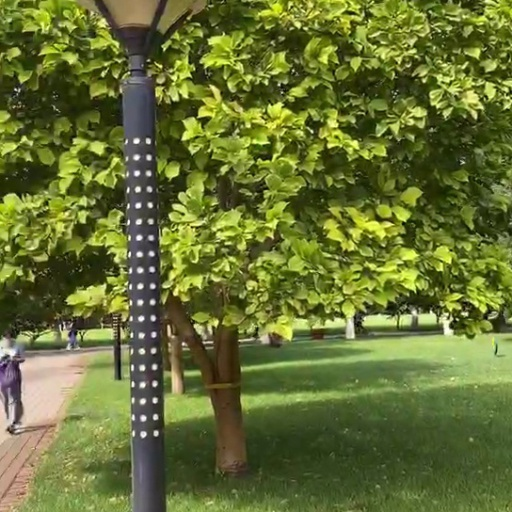
#> input picture images/p1/1.jpg, 512 x 512 px
$ jupyter execute dog.ipynb
#> lines starting #> are read from the running program, lines starting #| are printed output that depends on the picture; after the words box and inside, x2 and y2 are one past the last pixel; in counts of white or black regions, pixels touching at a corner belong together
图像特征提取之DoG算子
（1）读取原始图像img；

（2）对原始图像img在相同核大小，不同标准差下做高斯滤波，例如分别为sigma1，sigma2,sigma3,sigma4做高斯滤波得到图像G1，G2，G3，G4；

（3）对相邻的滤波后的图像做差值，得到差值图像D1=G2-G1，D2=G3-G2，D3=G4-G3

（4）对于中间的一副差值图像D2，遍历图中所有的点，对于每一点D2（i，j）做如下的操作

（4-1）在图D2中这个点D2（i，j）一定的领域内，例如3*3的范围内，以及D1和D3中这个点D2（i，j）对应的相同位置处的点D1（i，j）和 D3（i，j）的相同领域内，求点D2（i，j）是否为极值点（极大值或极小值），如果为极值点，则标记为角点。

[cell 1]
import cv2
import numpy as np

def find_corner_points(image_path, sigma1, sigma2, sigma3, sigma4):
    # 读取图像
#> called with image_path = 'images/p1/1.jpg', sigma1 = 1, sigma2 = 2, sigma3 = 3, sigma4 = 4
    img = cv2.imread(image_path, cv2.IMREAD_COLOR)
#> img is the input picture: shape (512, 512, 3); mean B, G, R 51.9, 112.7, 102
    gray = cv2.cvtColor(img, cv2.COLOR_BGR2GRAY)
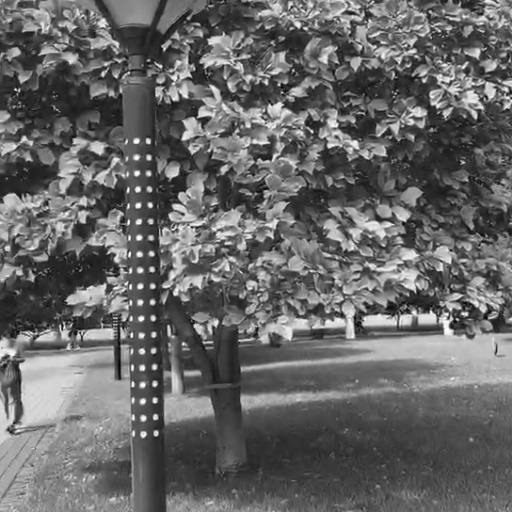
#> gray: shape (512, 512); min 1, max 255, mean 102.6

    # 高斯滤波
    G1 = cv2.GaussianBlur(gray, (0, 0), sigma1)
    G2 = cv2.GaussianBlur(gray, (0, 0), sigma2)
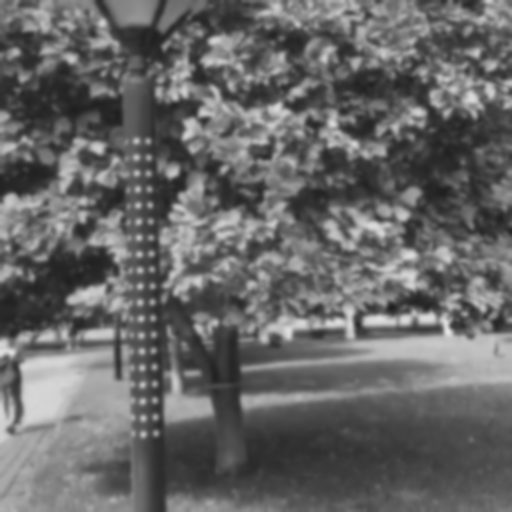
#> G2: shape (512, 512); min 29, max 230, mean 102.6
    G3 = cv2.GaussianBlur(gray, (0, 0), sigma3)
    G4 = cv2.GaussianBlur(gray, (0, 0), sigma4)
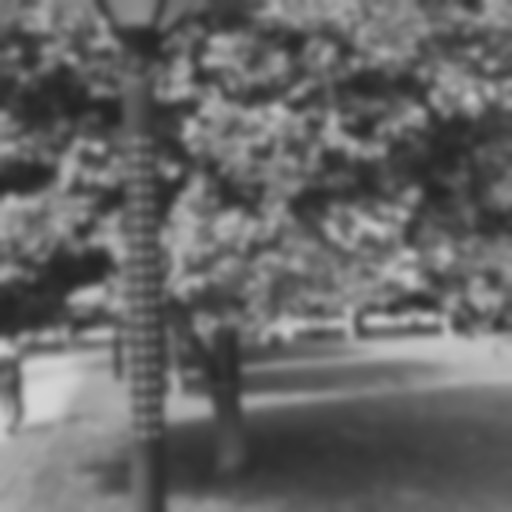
#> G4: shape (512, 512); min 36, max 213, mean 102.6

    # 计算差值图像
    D1 = G2 - G1
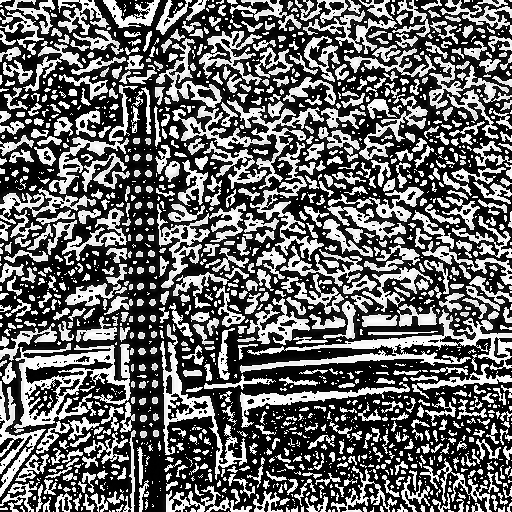
#> D1: shape (512, 512); min 0, max 255, mean 102.9
    D2 = G3 - G2
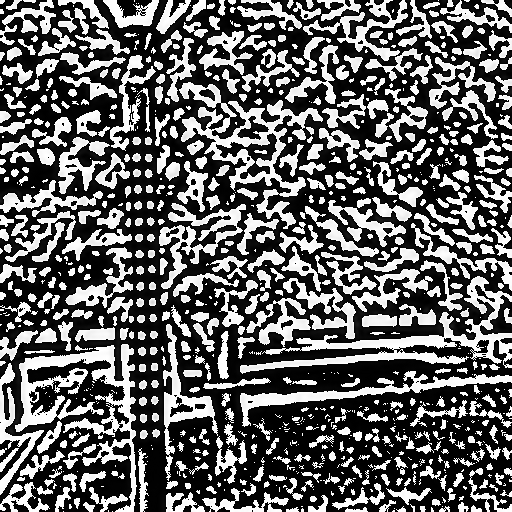
#> D2: shape (512, 512); min 0, max 255, mean 100.1
    D3 = G4 - G3
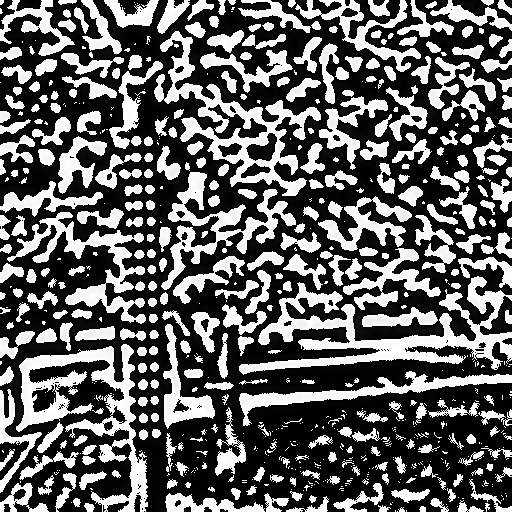
#> D3: shape (512, 512); min 0, max 255, mean 97.9

    # 检测角点
    corner_points = []
    rows, cols = gray.shape
#> rows = 512; cols = 512
    for i in range(1, rows - 1):
        for j in range(1, cols - 1):
            # 判断D2(i,j)是否为极值点
            if (D2[i, j] > D1[i-1:i+2, j-1:j+2].max() and
                D2[i, j] > D3[i-1:i+2, j-1:j+2].max() and
                D2[i, j] == D2.max()):
                corner_points.append((j, i))  # 注意这里是(j, i)，而不是(i, j)，因为OpenCV中坐标是(x, y)

    # 在原图上绘制角点
    for point in corner_points:
        cv2.circle(img, point, 3, (255, 0, 0), -1)  # 在角点位置画一个半径为3的绿色圆点
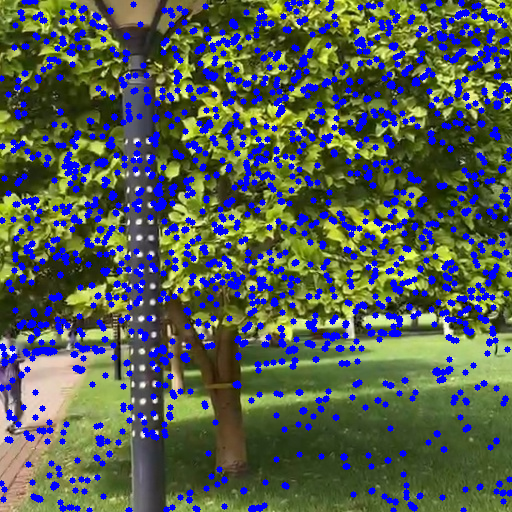
#> img: shape (512, 512, 3); 16.59% of pixels changed, all inside (x1, y1, x2, y2) = (0, 0, 512, 512)

    return img

# 调用函数并显示结果
image_path = 'images/p1/1.jpg'
sigma1, sigma2, sigma3, sigma4 = 1, 2, 3, 4
result_image = find_corner_points(image_path, sigma1, sigma2, sigma3, sigma4)

cv2.imshow('Corner Points', result_image)
cv2.waitKey(0)
cv2.destroyAllWindows()

$ run again, with images/p1/2.jpg copied over images/p1/1.jpg
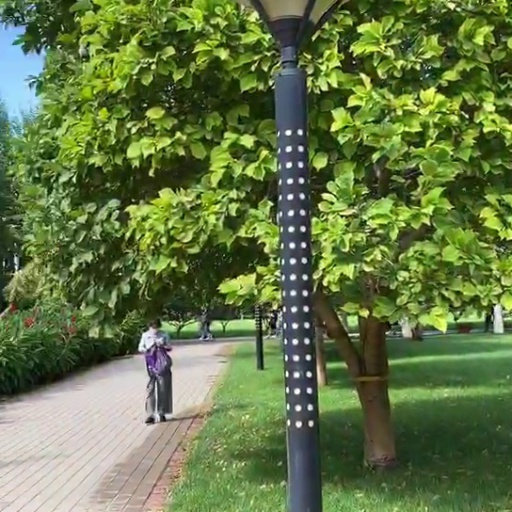
#> input picture images/p1/2.jpg, 512 x 512 px
#> in find_corner_points, img is the input picture: shape (512, 512, 3); mean B, G, R 69.8, 118.4, 99.5
#> in find_corner_points, `D3 = G4 - G3`:
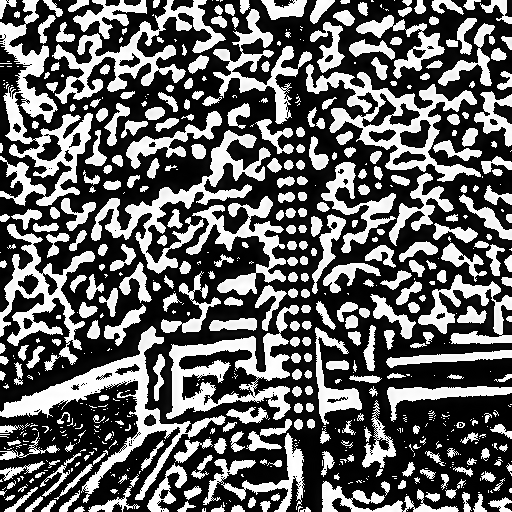
#> D3: shape (512, 512); min 0, max 255, mean 99.8
#> after the loop in find_corner_points, `for point in corner_points:`:
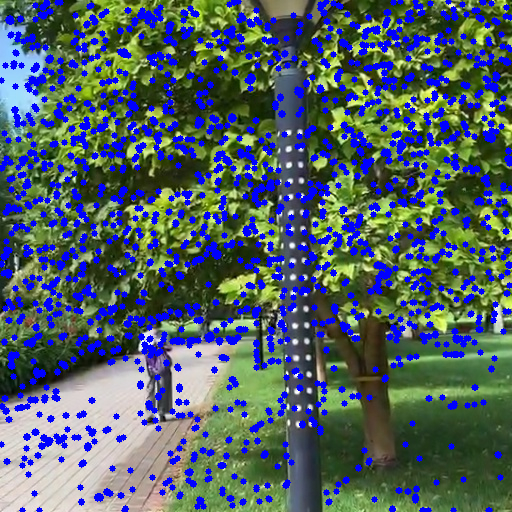
#> img: shape (512, 512, 3); 18.34% of pixels changed, all inside (x1, y1, x2, y2) = (0, 0, 512, 512)

$ run again, with images/p1/3.jpg copied over images/p1/1.jpg
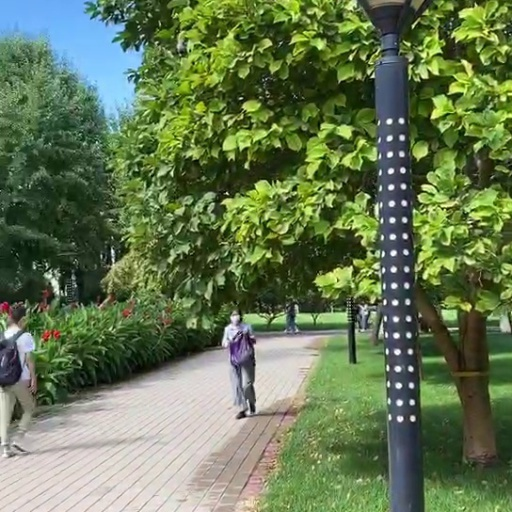
#> input picture images/p1/3.jpg, 512 x 512 px
#> in find_corner_points, img is the input picture: shape (512, 512, 3); mean B, G, R 82.6, 119.6, 101.2
#> in find_corner_points, `D3 = G4 - G3`:
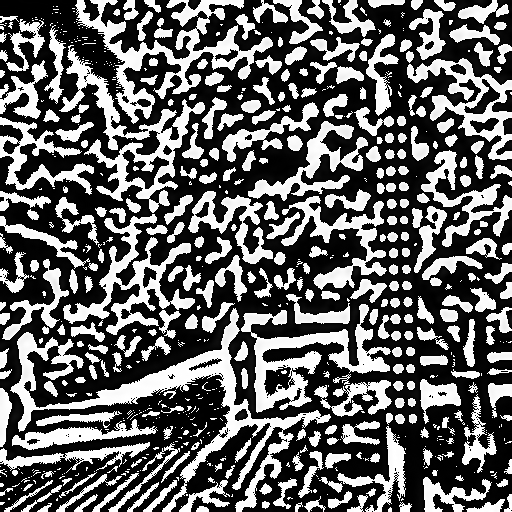
#> D3: shape (512, 512); min 0, max 255, mean 100.6
#> after the loop in find_corner_points, `for point in corner_points:`:
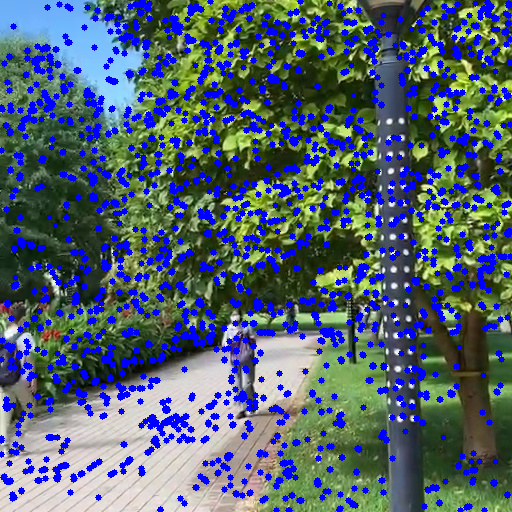
#> img: shape (512, 512, 3); 18.28% of pixels changed, all inside (x1, y1, x2, y2) = (0, 0, 512, 512)
